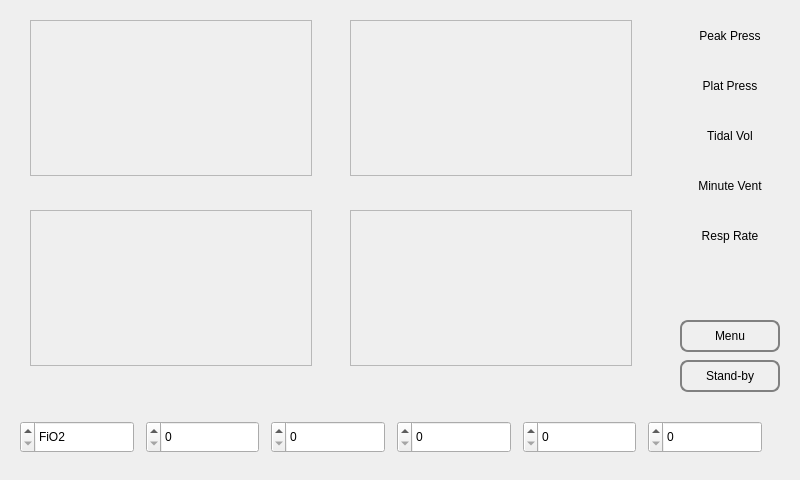
<?xml version="1.0" encoding="UTF-8"?>
<ui version="4.0">
 <class>MainWidget</class>
 <widget class="QWidget" name="MainWidget">
  <property name="geometry">
   <rect>
    <x>0</x>
    <y>0</y>
    <width>800</width>
    <height>480</height>
   </rect>
  </property>
  <property name="windowTitle">
   <string>MainWidget</string>
  </property>
  <property name="styleSheet">
   <string notr="true"/>
  </property>
  <widget class="QFrame" name="mainFrame">
   <property name="geometry">
    <rect>
     <x>0</x>
     <y>0</y>
     <width>800</width>
     <height>480</height>
    </rect>
   </property>
   <property name="layoutDirection">
    <enum>Qt::LeftToRight</enum>
   </property>
   <property name="styleSheet">
    <string notr="true">#pressureGraphFrame { border: 1px solid blue;}
QPushButton {
  border: 2px solid gray;
  border-radius: 8px;
  background-color: qlineargradient(x1: 0, y1: 0, x2: 0, y2: 1,
                              stop: 0 #f6f7fa, stop: 1 #dadbde);
}
QPushButton:pressed {
    background-color: qlineargradient(x1: 0, y1: 0, x2: 0, y2: 1,
                                      stop: 0 #dadbde, stop: 1 #f6f7fa);
}

</string>
   </property>
   <property name="frameShape">
    <enum>QFrame::Panel</enum>
   </property>
   <property name="frameShadow">
    <enum>QFrame::Plain</enum>
   </property>
   <property name="lineWidth">
    <number>0</number>
   </property>
   <widget class="QFrame" name="graphFrame">
    <property name="geometry">
     <rect>
      <x>0</x>
      <y>0</y>
      <width>660</width>
      <height>400</height>
     </rect>
    </property>
    <property name="styleSheet">
     <string notr="true"/>
    </property>
    <property name="frameShape">
     <enum>QFrame::Panel</enum>
    </property>
    <property name="frameShadow">
     <enum>QFrame::Plain</enum>
    </property>
    <property name="lineWidth">
     <number>0</number>
    </property>
    <property name="midLineWidth">
     <number>0</number>
    </property>
    <widget class="QFrame" name="upperLeftGraphFrame">
     <property name="geometry">
      <rect>
       <x>30</x>
       <y>20</y>
       <width>282</width>
       <height>156</height>
      </rect>
     </property>
     <property name="frameShape">
      <enum>QFrame::StyledPanel</enum>
     </property>
     <property name="frameShadow">
      <enum>QFrame::Raised</enum>
     </property>
    </widget>
    <widget class="QFrame" name="upperRightGraphFrame">
     <property name="geometry">
      <rect>
       <x>350</x>
       <y>20</y>
       <width>282</width>
       <height>156</height>
      </rect>
     </property>
     <property name="frameShape">
      <enum>QFrame::StyledPanel</enum>
     </property>
     <property name="frameShadow">
      <enum>QFrame::Raised</enum>
     </property>
    </widget>
    <widget class="QFrame" name="lowerLeftGraphFrame">
     <property name="geometry">
      <rect>
       <x>30</x>
       <y>210</y>
       <width>282</width>
       <height>156</height>
      </rect>
     </property>
     <property name="frameShape">
      <enum>QFrame::StyledPanel</enum>
     </property>
     <property name="frameShadow">
      <enum>QFrame::Raised</enum>
     </property>
    </widget>
    <widget class="QFrame" name="lowerRightGraphFrame">
     <property name="geometry">
      <rect>
       <x>350</x>
       <y>210</y>
       <width>282</width>
       <height>156</height>
      </rect>
     </property>
     <property name="frameShape">
      <enum>QFrame::StyledPanel</enum>
     </property>
     <property name="frameShadow">
      <enum>QFrame::Raised</enum>
     </property>
    </widget>
   </widget>
   <widget class="QFrame" name="inputFrame">
    <property name="geometry">
     <rect>
      <x>0</x>
      <y>400</y>
      <width>800</width>
      <height>80</height>
     </rect>
    </property>
    <property name="sizePolicy">
     <sizepolicy hsizetype="Fixed" vsizetype="Fixed">
      <horstretch>0</horstretch>
      <verstretch>0</verstretch>
     </sizepolicy>
    </property>
    <property name="layoutDirection">
     <enum>Qt::RightToLeft</enum>
    </property>
    <property name="frameShape">
     <enum>QFrame::Panel</enum>
    </property>
    <property name="frameShadow">
     <enum>QFrame::Plain</enum>
    </property>
    <property name="lineWidth">
     <number>0</number>
    </property>
    <property name="midLineWidth">
     <number>0</number>
    </property>
    <widget class="QWidget" name="layoutWidget">
     <property name="geometry">
      <rect>
       <x>20</x>
       <y>20</y>
       <width>742</width>
       <height>34</height>
      </rect>
     </property>
     <layout class="QHBoxLayout" name="horizontalLayout">
      <property name="spacing">
       <number>12</number>
      </property>
      <item>
       <widget class="QSpinBox" name="ventModeSpinBox">
        <property name="sizePolicy">
         <sizepolicy hsizetype="Preferred" vsizetype="Fixed">
          <horstretch>0</horstretch>
          <verstretch>0</verstretch>
         </sizepolicy>
        </property>
        <property name="minimumSize">
         <size>
          <width>110</width>
          <height>32</height>
         </size>
        </property>
        <property name="layoutDirection">
         <enum>Qt::RightToLeft</enum>
        </property>
        <property name="alignment">
         <set>Qt::AlignLeading|Qt::AlignLeft|Qt::AlignVCenter</set>
        </property>
       </widget>
      </item>
      <item>
       <widget class="QSpinBox" name="peepSpinBox">
        <property name="sizePolicy">
         <sizepolicy hsizetype="Preferred" vsizetype="Fixed">
          <horstretch>0</horstretch>
          <verstretch>0</verstretch>
         </sizepolicy>
        </property>
        <property name="minimumSize">
         <size>
          <width>110</width>
          <height>32</height>
         </size>
        </property>
        <property name="suffix">
         <string/>
        </property>
        <property name="prefix">
         <string/>
        </property>
       </widget>
      </item>
      <item>
       <widget class="QSpinBox" name="ieSpinBox">
        <property name="sizePolicy">
         <sizepolicy hsizetype="Preferred" vsizetype="Fixed">
          <horstretch>0</horstretch>
          <verstretch>0</verstretch>
         </sizepolicy>
        </property>
        <property name="minimumSize">
         <size>
          <width>110</width>
          <height>32</height>
         </size>
        </property>
       </widget>
      </item>
      <item>
       <widget class="QSpinBox" name="respRateSpinBox">
        <property name="sizePolicy">
         <sizepolicy hsizetype="Preferred" vsizetype="Fixed">
          <horstretch>0</horstretch>
          <verstretch>0</verstretch>
         </sizepolicy>
        </property>
        <property name="minimumSize">
         <size>
          <width>110</width>
          <height>32</height>
         </size>
        </property>
       </widget>
      </item>
      <item>
       <widget class="QSpinBox" name="titalVolSpinBox">
        <property name="sizePolicy">
         <sizepolicy hsizetype="Preferred" vsizetype="Fixed">
          <horstretch>0</horstretch>
          <verstretch>0</verstretch>
         </sizepolicy>
        </property>
        <property name="minimumSize">
         <size>
          <width>110</width>
          <height>32</height>
         </size>
        </property>
       </widget>
      </item>
      <item>
       <widget class="QSpinBox" name="fio2SpinBox">
        <property name="sizePolicy">
         <sizepolicy hsizetype="Preferred" vsizetype="Fixed">
          <horstretch>0</horstretch>
          <verstretch>0</verstretch>
         </sizepolicy>
        </property>
        <property name="minimumSize">
         <size>
          <width>110</width>
          <height>32</height>
         </size>
        </property>
        <property name="toolTip">
         <string/>
        </property>
        <property name="toolTipDuration">
         <number>4</number>
        </property>
        <property name="buttonSymbols">
         <enum>QAbstractSpinBox::UpDownArrows</enum>
        </property>
        <property name="specialValueText">
         <string>FiO2</string>
        </property>
        <property name="accelerated">
         <bool>false</bool>
        </property>
        <property name="showGroupSeparator" stdset="0">
         <bool>true</bool>
        </property>
        <property name="suffix">
         <string/>
        </property>
        <property name="prefix">
         <string>FiO2</string>
        </property>
       </widget>
      </item>
     </layout>
    </widget>
   </widget>
   <widget class="QFrame" name="dataFrame">
    <property name="geometry">
     <rect>
      <x>660</x>
      <y>0</y>
      <width>140</width>
      <height>400</height>
     </rect>
    </property>
    <property name="styleSheet">
     <string notr="true"/>
    </property>
    <property name="frameShape">
     <enum>QFrame::Panel</enum>
    </property>
    <property name="frameShadow">
     <enum>QFrame::Plain</enum>
    </property>
    <property name="lineWidth">
     <number>0</number>
    </property>
    <widget class="QLabel" name="peakPressLabel">
     <property name="geometry">
      <rect>
       <x>20</x>
       <y>20</y>
       <width>100</width>
       <height>32</height>
      </rect>
     </property>
     <property name="text">
      <string>Peak Press</string>
     </property>
     <property name="alignment">
      <set>Qt::AlignCenter</set>
     </property>
    </widget>
    <widget class="QLabel" name="platPressLabel">
     <property name="geometry">
      <rect>
       <x>20</x>
       <y>70</y>
       <width>100</width>
       <height>32</height>
      </rect>
     </property>
     <property name="text">
      <string>Plat Press</string>
     </property>
     <property name="alignment">
      <set>Qt::AlignCenter</set>
     </property>
    </widget>
    <widget class="QLabel" name="tidalVolLabel">
     <property name="geometry">
      <rect>
       <x>20</x>
       <y>120</y>
       <width>100</width>
       <height>32</height>
      </rect>
     </property>
     <property name="text">
      <string>Tidal Vol</string>
     </property>
     <property name="alignment">
      <set>Qt::AlignCenter</set>
     </property>
    </widget>
    <widget class="QLabel" name="minuteVentLabel">
     <property name="geometry">
      <rect>
       <x>20</x>
       <y>170</y>
       <width>100</width>
       <height>32</height>
      </rect>
     </property>
     <property name="text">
      <string>Minute Vent</string>
     </property>
     <property name="alignment">
      <set>Qt::AlignCenter</set>
     </property>
    </widget>
    <widget class="QLabel" name="respRateLabel">
     <property name="geometry">
      <rect>
       <x>20</x>
       <y>220</y>
       <width>100</width>
       <height>32</height>
      </rect>
     </property>
     <property name="text">
      <string>Resp Rate</string>
     </property>
     <property name="alignment">
      <set>Qt::AlignCenter</set>
     </property>
    </widget>
    <widget class="QPushButton" name="menuButton">
     <property name="geometry">
      <rect>
       <x>20</x>
       <y>320</y>
       <width>100</width>
       <height>32</height>
      </rect>
     </property>
     <property name="text">
      <string>Menu</string>
     </property>
    </widget>
    <widget class="QPushButton" name="standbyButton">
     <property name="geometry">
      <rect>
       <x>20</x>
       <y>360</y>
       <width>100</width>
       <height>32</height>
      </rect>
     </property>
     <property name="text">
      <string>Stand-by</string>
     </property>
    </widget>
   </widget>
  </widget>
 </widget>
 <resources/>
 <connections/>
</ui>
